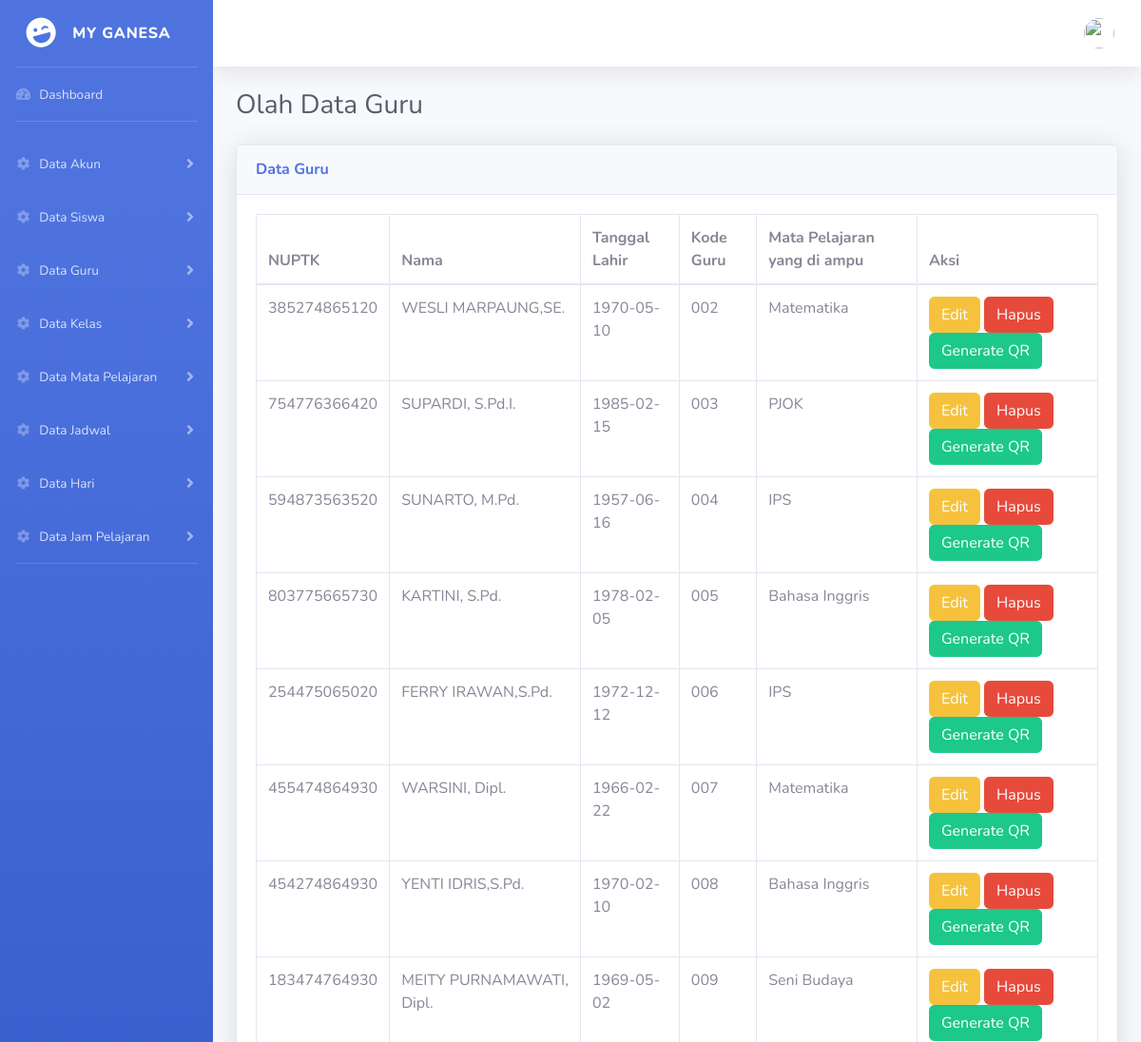
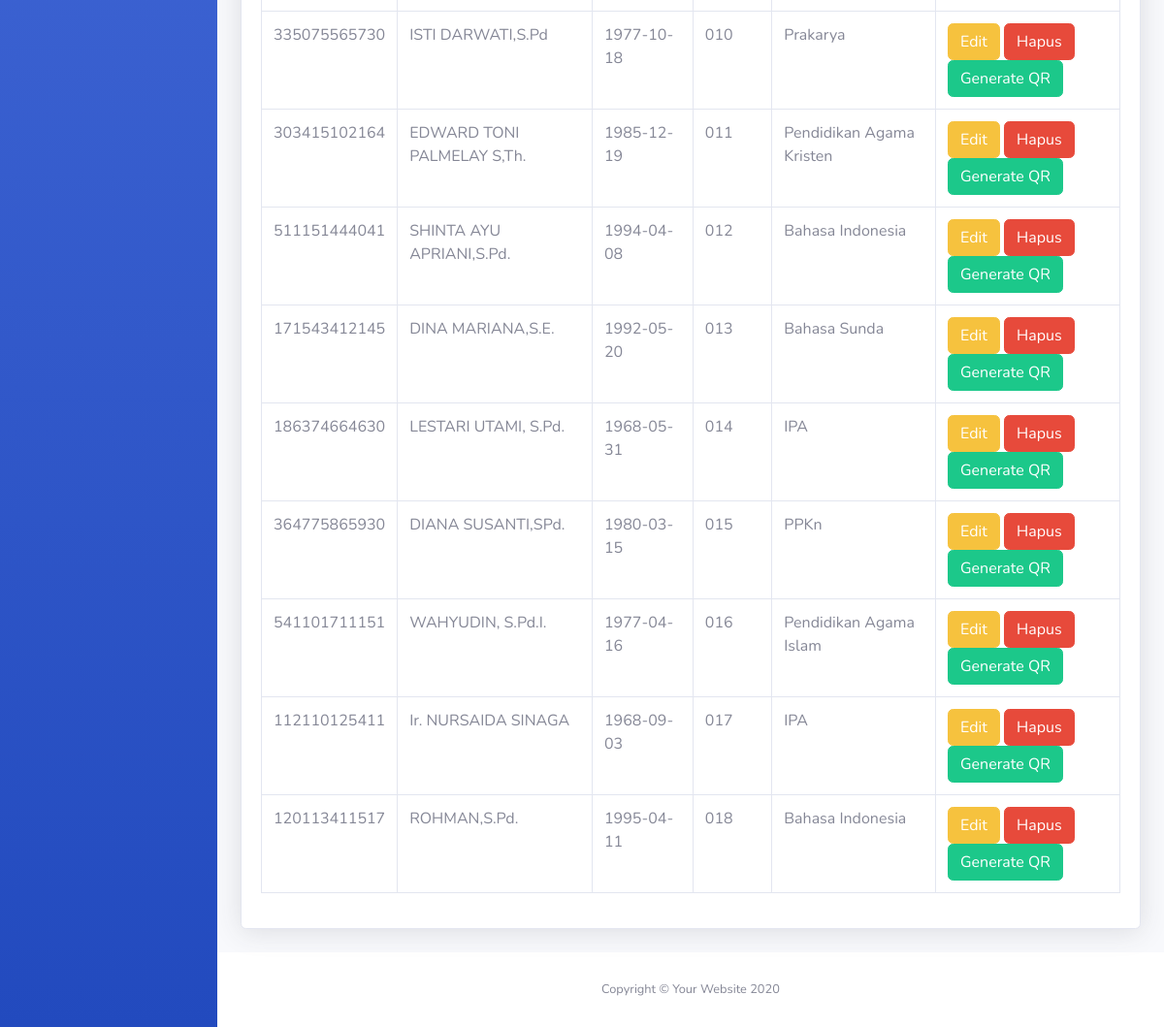
The app's page /admin/data_guru.php (signed in) with its own data (2 pictures, top to bottom).
### tables this page shows
CREATE TABLE `guru` (
  `nuptk` varchar(16) NOT NULL,
  `nama` varchar(30) NOT NULL,
  `id_matpel` int(11) NOT NULL,
  `kd_guru` varchar(3) NOT NULL,
  `tgl_lahir` date NOT NULL
);

CREATE TABLE `mata_pelajaran` (
  `id_matpel` int(11) NOT NULL,
  `nama_matpel` varchar(25) NOT NULL
);

### admin/data_guru.php (the view, shortened to what this page needs)
<?php include 'header.php'; ?>
<!DOCTYPE html>
<html lang="en">
<head>
  <link href="../vendor/fontawesome-free/css/all.min.css" rel="stylesheet" type="text/css">
  <link href="../css/sb-admin-2.min.css" rel="stylesheet">
</head>
<body id="page-top">
  <div id="wrapper">
    <div id="content-wrapper" class="d-flex flex-column">
      <div id="content">
        <div class="container-fluid">
          <h1 class="h3 mb-4 text-gray-800">Olah Data Guru</h1>
          <?php
            $sql="SELECT guru.*,mata_pelajaran.nama_matpel
                FROM guru INNER JOIN mata_pelajaran
                  ON guru.id_matpel=mata_pelajaran.id_matpel
                ORDER BY guru.kd_guru ASC";
            $res=mysqli_query($link,$sql);
            $ketemu=mysqli_num_rows($res);
          ?>
          <div class="card shadow mb-4">
            <div class="card-header py-3">
              <h6 class="m-0 font-weight-bold text-primary">Data Guru</h6>
            </div>
            <div class="card-body">
              <div class="table-responsive">
                <table class="table table-bordered" id="dataTable" width="100%" cellspacing="0">
                  <thead>
                    <tr>
                      <th>NUPTK</th>
                      <th>Nama</th>
                      <th>Tanggal Lahir</th>
                      <th>Kode Guru</th>
                      <th>Mata Pelajaran yang di ampu</th>
                      <th>Aksi</th>
                    </tr>
                  </thead>
                  <tbody>
                    <?php
                      if($ketemu){
                        foreach($res as $data){
                          ?>
                            <tr>
                              <td><?php echo "$data[nuptk]"; ?></td>
                              <td><?php echo "$data[nama]"; ?></td>
                              <td><?php echo "$data[tgl_lahir]"; ?></td>
                              <td><?php echo "$data[kd_guru]"; ?></td>
                              <td><?php echo "$data[nama_matpel]"; ?></td>
                              <td><?php echo "<a class='btn btn-warning' href='edit_guru.php?id=$data[nuptk]'>Edit</a> ";
                                   echo "<a class='btn btn-danger' href='hapus_guru.php?id=$data[nuptk]'>Hapus</a> ";
                                   echo "<a class='btn btn-success open-AddBookDialog' style='color:white'
                                    data-toggle='modal'
                                    data-target='#qrCodeModal'
                                    data-kd_guru='$data[kd_guru]'
                                    data-nama_guru='$data[nama]'>Generate QR</a>"; ?></td>
                            </tr>
                          <?php
                        }
                      }else{?>
                        <tr><td colspan="5"><center>Tidak ada data.</td><center></tr><?php
                      }
                    ?>
                  </tbody>
                </table>
              </div>
            </div>
          </div>
        </div>
      </div>
    </div>
  </div>
</body>
</html>

### records on screen
guru: nuptk "385274865120", nama "WESLI MARPAUNG,SE.", tgl_lahir "1970-05-10", kd_guru "002", id_matpel.nama_matpel "Matematika"
guru: nuptk "754776366420", nama "SUPARDI, S.Pd.I.", tgl_lahir "1985-02-15", kd_guru "003", id_matpel.nama_matpel "PJOK"
guru: nuptk "594873563520", nama "SUNARTO, M.Pd.", tgl_lahir "1957-06-16", kd_guru "004", id_matpel.nama_matpel "IPS"
guru: nuptk "803775665730", nama "KARTINI, S.Pd.", tgl_lahir "1978-02-05", kd_guru "005", id_matpel.nama_matpel "Bahasa Inggris"
guru: nuptk "254475065020", nama "FERRY IRAWAN,S.Pd.", tgl_lahir "1972-12-12", kd_guru "006", id_matpel.nama_matpel "IPS"
guru: nuptk "455474864930", nama "WARSINI, Dipl.", tgl_lahir "1966-02-22", kd_guru "007", id_matpel.nama_matpel "Matematika"
guru: nuptk "454274864930", nama "YENTI IDRIS,S.Pd.", tgl_lahir "1970-02-10", kd_guru "008", id_matpel.nama_matpel "Bahasa Inggris"
guru: nuptk "183474764930", nama "MEITY PURNAMAWATI, Dipl.", tgl_lahir "1969-05-02", kd_guru "009", id_matpel.nama_matpel "Seni Budaya"
guru: nuptk "335075565730", nama "ISTI DARWATI,S.Pd", tgl_lahir "1977-10-18", kd_guru "010", id_matpel.nama_matpel "Prakarya"
guru: nuptk "303415102164", nama "EDWARD TONI PALMELAY S,Th.", tgl_lahir "1985-12-19", kd_guru "011", id_matpel.nama_matpel "Pendidikan Agama Kristen"
guru: nuptk "511151444041", nama "SHINTA AYU APRIANI,S.Pd.", tgl_lahir "1994-04-08", kd_guru "012", id_matpel.nama_matpel "Bahasa Indonesia"
guru: nuptk "171543412145", nama "DINA MARIANA,S.E.", tgl_lahir "1992-05-20", kd_guru "013", id_matpel.nama_matpel "Bahasa Sunda"
guru: nuptk "186374664630", nama "LESTARI UTAMI, S.Pd.", tgl_lahir "1968-05-31", kd_guru "014", id_matpel.nama_matpel "IPA"
guru: nuptk "364775865930", nama "DIANA SUSANTI,SPd.", tgl_lahir "1980-03-15", kd_guru "015", id_matpel.nama_matpel "PPKn"
guru: nuptk "541101711151", nama "WAHYUDIN, S.Pd.I.", tgl_lahir "1977-04-16", kd_guru "016", id_matpel.nama_matpel "Pendidikan Agama Islam"
guru: nuptk "112110125411", nama "Ir. NURSAIDA SINAGA", tgl_lahir "1968-09-03", kd_guru "017", id_matpel.nama_matpel "IPA"
guru: nuptk "120113411517", nama "ROHMAN,S.Pd.", tgl_lahir "1995-04-11", kd_guru "018", id_matpel.nama_matpel "Bahasa Indonesia"
